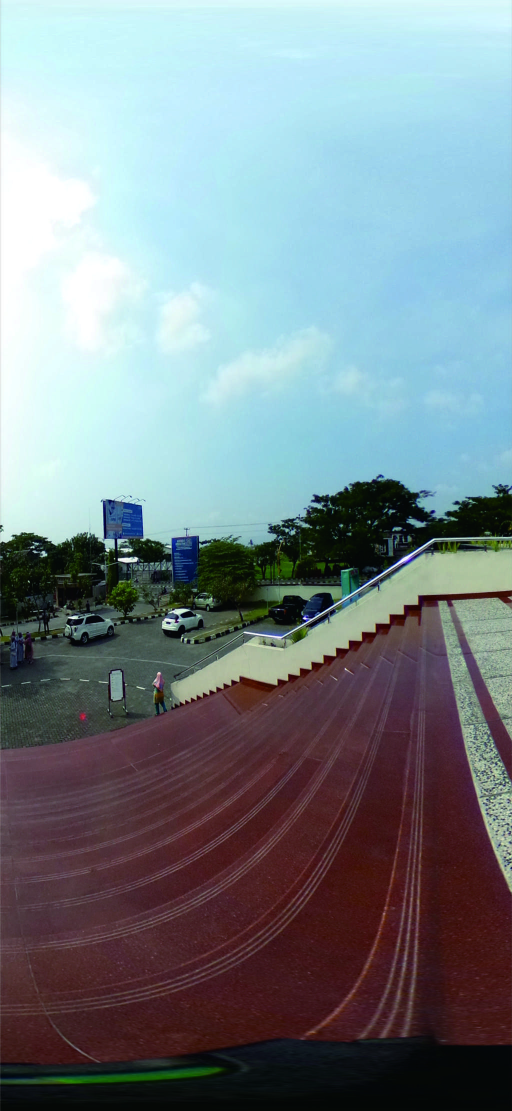
#> input picture upload/11.jpg, 1024 x 2222 px, found by its file name (shown at 1/2 size); its folder holds 4 pictures in this run
$ python 2.py upload/11.jpg upload/1Hill.JPG upload/22.jpg
#> lines starting #> are read from the running program, lines starting #| are printed output that depends on the picture
import sys
import cv2
import numpy as np
import tkinter
from tkinter import messagebox

# hide main window
root = tkinter.Tk()
root.withdraw()


a = sys.argv[1]
b = sys.argv[2]
newA = 'upload/'+a
newB = 'upload/'+b
judul = sys.argv[3]
newjudul = 'stitching/'+judul+'.jpg'


dim=(1024,768)
satu=cv2.imread(newA,cv2.IMREAD_COLOR)
#> satu is the input picture: shape (2222, 1024, 3); mean B, G, R 138.8, 133.7, 121.1
satu=cv2.resize(satu,dim,interpolation = cv2.INTER_AREA)   #ReSize to (1024,768)
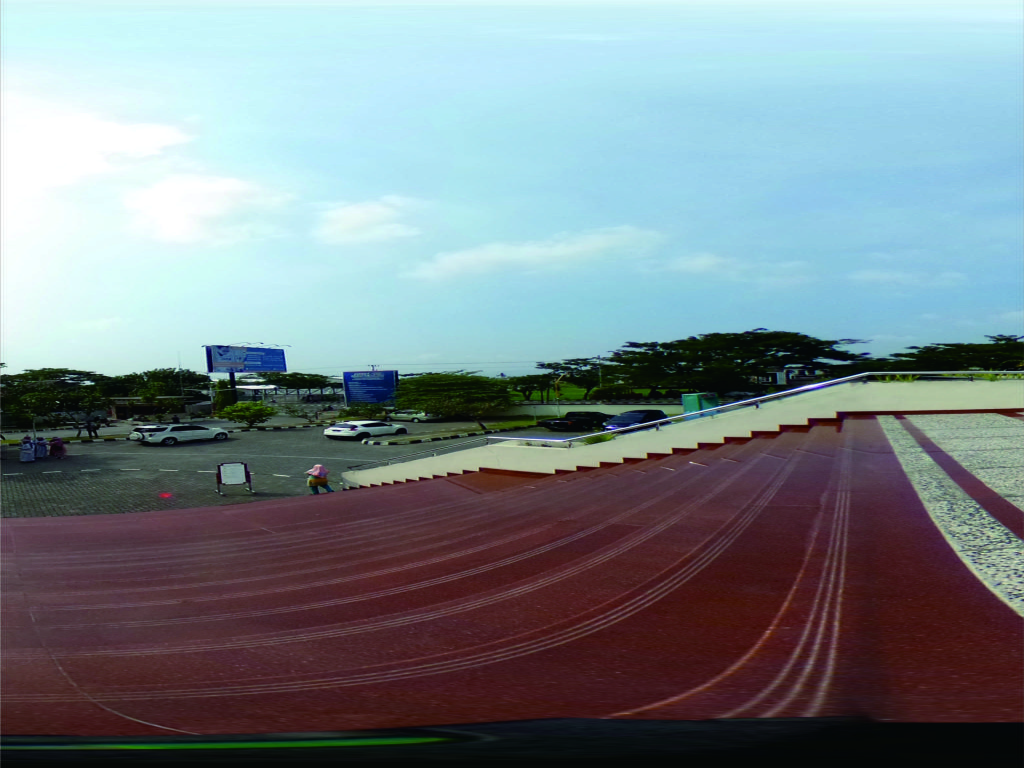
#> satu: shape (768, 1024, 3); mean B, G, R 138.8, 133.7, 121.1
dua=cv2.imread(newB,cv2.IMREAD_COLOR)
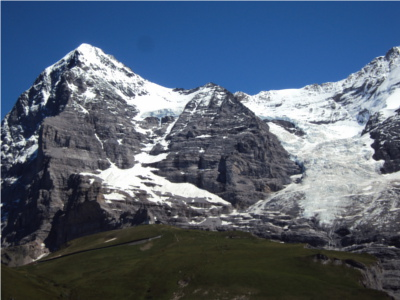
#> input picture upload/1Hill.JPG, 400 x 300 px, found by its file name
#> dua is the input picture: shape (300, 400, 3); mean B, G, R 113.4, 95.7, 82.9
dua=cv2.resize(dua,dim,interpolation = cv2.INTER_AREA) #ReSize to (1024,768)
#> dua: shape (768, 1024, 3)
#yuda=cv2.imread('Yuda.jpg',cv2.IMREAD_COLOR)
#yuda=cv2.resize(yuda,dim,interpolation = cv2.INTER_AREA) #ReSize to (1024,768)

images=[]
images.append(satu)
images.append(dua)
#images.append(yuda)
#stitcher = cv2.createStitcher()
stitcher = cv2.Stitcher.create()
ret,pano = stitcher.stitch(images)
#> ret = 1

if ret==cv2.STITCHER_OK:

    cv2.imwrite(newjudul,pano)

    cv2.imshow('Panorama',pano)
    messagebox.showinfo("Information","Stitching selesai ...")
    cv2.waitKey()

    cv2.destroyAllWindows()

else:
    print("Gagal Stitching")
